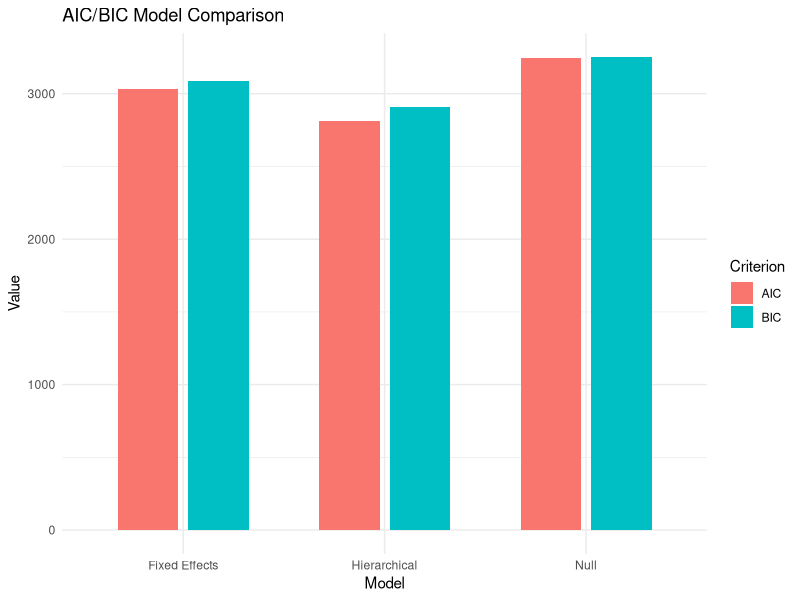
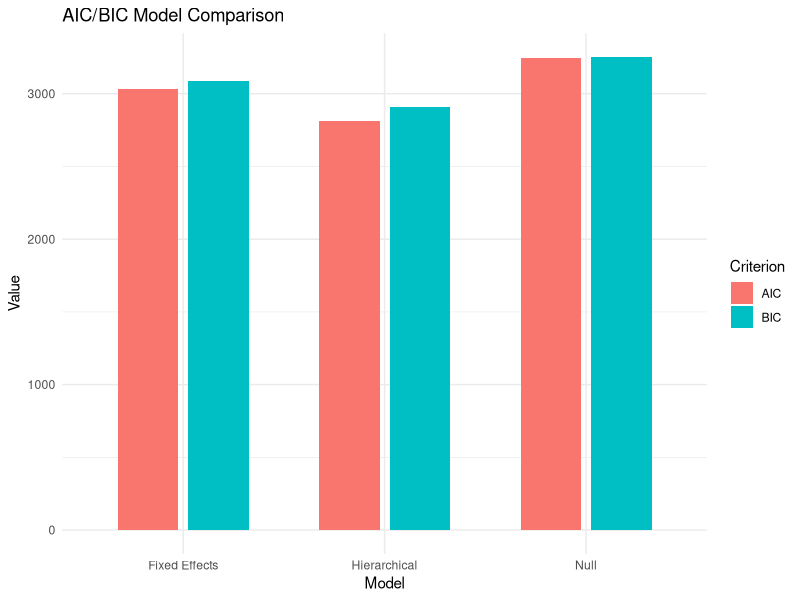

Source code (R) for these figures, in order: (Note: this script raises an error after producing the figures.)
# =============================================================================
# MODEL DIAGNOSTICS AND INTERPRETATION PLOTS
# =============================================================================

library(ggplot2)
library(dplyr)
library(nnet)
library(broom)
library(patchwork)
library(cowplot)
library(gridExtra)
library(reshape2)
library(scales)

cat("=== GENERATING MODEL DIAGNOSTICS PLOTS ===\n")

# Load data
raw_data <- read.csv("Explore Exploit Dataset.csv", stringsAsFactors = FALSE)

data_clean <- raw_data %>%
  filter(TRIAL_TYPE == "OIT_RE") %>%
  mutate(
    outcome = case_when(
      grepl("explore", tolower(OUTCOME)) ~ "Explore",
      grepl("exploit", tolower(OUTCOME)) ~ "Exploit", 
      grepl("none|stop|NONE", tolower(OUTCOME)) | OUTCOME == "" ~ "None",
      TRUE ~ "None"
    ),
    social_context = factor(CONDITION, levels = c("solo", "duo", "trio")),
    monkey_id = factor(monkey),
    social_complexity = as.numeric(social_context),
    rank_z = as.numeric(scale(ABSOLUTE_RANK)),
    expected_explore_z = as.numeric(scale(expected_explore)),
    subjective_exploit_z = as.numeric(scale(subjective_exploit))
  ) %>%
  filter(!is.na(outcome), !is.na(social_context), !is.na(monkey_id)) %>%
  filter(complete.cases(.[c("expected_explore_z", "subjective_exploit_z")]))

# Fit models
fit_null <- multinom(outcome ~ 1, data = data_clean, trace = FALSE)
fit_fix <- multinom(outcome ~ social_complexity + expected_explore_z + 
                   subjective_exploit_z + rank_z, 
                   data = data_clean, trace = FALSE)
fit_hier <- multinom(outcome ~ social_complexity + expected_explore_z + 
                    subjective_exploit_z + rank_z + monkey_id, 
                    data = data_clean, trace = FALSE)

# 1. AIC/BIC Model Comparison Plot
model_comparison <- data.frame(
  Model = c("Null", "Fixed Effects", "Hierarchical"),
  AIC = c(AIC(fit_null), AIC(fit_fix), AIC(fit_hier)),
  BIC = c(BIC(fit_null), BIC(fit_fix), BIC(fit_hier))
)
model_comparison_long <- melt(model_comparison, id.vars = "Model")
plot_aic_bic <- ggplot(model_comparison_long, aes(x = Model, y = value, fill = variable)) +
  geom_bar(stat = "identity", position = position_dodge(width = 0.7), width = 0.6) +
  labs(title = "AIC/BIC Model Comparison", y = "Value", x = "Model", fill = "Criterion") +
  theme_minimal()
ggsave("Plot_AIC_BIC.png", plot_aic_bic, width = 6, height = 4, dpi = 300)
ggsave("Plot_AIC_BIC.pdf", plot_aic_bic, width = 6, height = 4)

# 2. Coefficient Forest Plot
coef_df <- tidy(fit_hier, conf.int = TRUE)
coef_df <- coef_df %>% filter(term != "(Intercept)")
plot_coef <- ggplot(coef_df, aes(x = estimate, y = term, color = outcome)) +
  geom_point(position = position_dodge(width = 0.7), size = 2) +
  geom_errorbarh(aes(xmin = conf.low, xmax = conf.high), height = 0.2, position = position_dodge(width = 0.7)) +
  facet_wrap(~outcome, scales = "free_y") +
  labs(title = "Model Coefficient Forest Plot", x = "Estimate (log-odds)", y = "Predictor") +
  theme_minimal()
ggsave("Plot_Coefficient_Forest.png", plot_coef, width = 8, height = 5, dpi = 300)
ggsave("Plot_Coefficient_Forest.pdf", plot_coef, width = 8, height = 5)

# 3. Predictor Importance Plot (absolute standardized coefficients)
coef_df$abs_estimate <- abs(coef_df$estimate)
predictor_importance <- coef_df %>% group_by(term) %>% summarize(importance = mean(abs_estimate))
plot_importance <- ggplot(predictor_importance, aes(x = reorder(term, importance), y = importance)) +
  geom_col(fill = "#0073C2FF") +
  coord_flip() +
  labs(title = "Predictor Importance (Mean |Estimate|)", x = "Predictor", y = "Mean |Estimate| (log-odds)") +
  theme_minimal()
ggsave("Plot_Predictor_Importance.png", plot_importance, width = 6, height = 4, dpi = 300)
ggsave("Plot_Predictor_Importance.pdf", plot_importance, width = 6, height = 4)

# 4. Predicted Probability Curves (for expected_explore_z)
pred_grid <- expand.grid(
  expected_explore_z = seq(-2, 2, length.out = 100),
  social_complexity = 2,
  subjective_exploit_z = 0,
  rank_z = 0,
  monkey_id = levels(data_clean$monkey_id)[1]
)
pred_probs <- as.data.frame(predict(fit_hier, pred_grid, type = "probs"))
pred_grid$Exploit <- pred_probs$Exploit
pred_grid$Explore <- pred_probs$Explore
pred_grid$None <- pred_probs$None
plot_prob_curve <- ggplot(pred_grid, aes(x = expected_explore_z)) +
  geom_line(aes(y = Exploit, color = "Exploit"), size = 1) +
  geom_line(aes(y = Explore, color = "Explore"), size = 1) +
  geom_line(aes(y = None, color = "None"), size = 1) +
  labs(title = "Predicted Probability Curves (Expected Explore)", x = "Expected Explore (z)", y = "Predicted Probability", color = "Outcome") +
  scale_color_manual(values = c("Exploit" = "#0073C2FF", "Explore" = "#EFC000FF", "None" = "#868686FF")) +
  theme_minimal()
ggsave("Plot_Probability_Curves.png", plot_prob_curve, width = 7, height = 4, dpi = 300)
ggsave("Plot_Probability_Curves.pdf", plot_prob_curve, width = 7, height = 4)

# 5. Residual Diagnostics
resid_pearson <- residuals(fit_hier, type = "pearson")
resid_deviance <- residuals(fit_hier, type = "deviance")
plot_resid_hist <- ggplot(data.frame(resid_pearson), aes(x = resid_pearson)) +
  geom_histogram(bins = 30, fill = "#0073C2FF", color = "white") +
  labs(title = "Histogram of Pearson Residuals", x = "Pearson Residual", y = "Count") +
  theme_minimal()
ggsave("Plot_Residual_Histogram.png", plot_resid_hist, width = 6, height = 4, dpi = 300)
ggsave("Plot_Residual_Histogram.pdf", plot_resid_hist, width = 6, height = 4)

plot_resid_qq <- ggplot(data.frame(resid_pearson), aes(sample = resid_pearson)) +
  stat_qq() + stat_qq_line() +
  labs(title = "QQ Plot of Pearson Residuals", x = "Theoretical Quantiles", y = "Sample Quantiles") +
  theme_minimal()
ggsave("Plot_Residual_QQ.png", plot_resid_qq, width = 6, height = 4, dpi = 300)
ggsave("Plot_Residual_QQ.pdf", plot_resid_qq, width = 6, height = 4)

fitted_vals <- rowSums(predict(fit_hier, type = "probs") * (1:3))
plot_resid_fitted <- ggplot(data.frame(fitted = fitted_vals, resid = resid_pearson), aes(x = fitted, y = resid)) +
  geom_point(alpha = 0.5) +
  geom_smooth(method = "loess", se = FALSE, color = "#EFC000FF") +
  labs(title = "Pearson Residuals vs Fitted Values", x = "Fitted Value", y = "Pearson Residual") +
  theme_minimal()
ggsave("Plot_Residuals_vs_Fitted.png", plot_resid_fitted, width = 6, height = 4, dpi = 300)
ggsave("Plot_Residuals_vs_Fitted.pdf", plot_resid_fitted, width = 6, height = 4)

# 6. Calibration Plot
pred_probs_all <- as.data.frame(predict(fit_hier, type = "probs"))
pred_probs_all$Observed <- as.numeric(data_clean$outcome == "Exploit")
pred_probs_all$Predicted <- pred_probs_all$Exploit
pred_probs_all$bin <- cut(pred_probs_all$Predicted, breaks = seq(0, 1, by = 0.1), include.lowest = TRUE)
calib <- pred_probs_all %>% group_by(bin) %>% summarize(
  mean_pred = mean(Predicted),
  mean_obs = mean(Observed),
  n = n()
)
plot_calib <- ggplot(calib, aes(x = mean_pred, y = mean_obs)) +
  geom_point(size = 2) +
  geom_abline(slope = 1, intercept = 0, linetype = "dashed", color = "gray") +
  labs(title = "Calibration Plot (Exploit)", x = "Mean Predicted Probability", y = "Observed Proportion") +
  theme_minimal()
ggsave("Plot_Calibration.png", plot_calib, width = 6, height = 4, dpi = 300)
ggsave("Plot_Calibration.pdf", plot_calib, width = 6, height = 4)

# 7. Cross-Validation Accuracy Plot
set.seed(123)
cv_results <- data.frame()
for(i in 1:5) {
  test_idx <- sample(1:nrow(data_clean), size = round(nrow(data_clean) * 0.2))
  train_data <- data_clean[-test_idx, ]
  test_data <- data_clean[test_idx, ]
  cv_fit <- multinom(outcome ~ social_complexity + expected_explore_z + subjective_exploit_z + rank_z + monkey_id, data = train_data, trace = FALSE)
  cv_pred <- predict(cv_fit, test_data, type = "class")
  acc <- mean(cv_pred == test_data$outcome)
  cv_results <- rbind(cv_results, data.frame(Fold = i, Accuracy = acc))
}
plot_cv <- ggplot(cv_results, aes(x = factor(Fold), y = Accuracy)) +
  geom_bar(stat = "identity", fill = "#0073C2FF", width = 0.6) +
  geom_hline(yintercept = mean(cv_results$Accuracy), linetype = "dashed", color = "red") +
  labs(title = "Cross-Validation Accuracy by Fold", x = "Fold", y = "Accuracy") +
  scale_y_continuous(labels = percent_format(accuracy = 1)) +
  theme_minimal()
ggsave("Plot_CV_Accuracy.png", plot_cv, width = 6, height = 4, dpi = 300)
ggsave("Plot_CV_Accuracy.pdf", plot_cv, width = 6, height = 4)

cat("All diagnostic plots saved as PNG and PDF.\n") 
